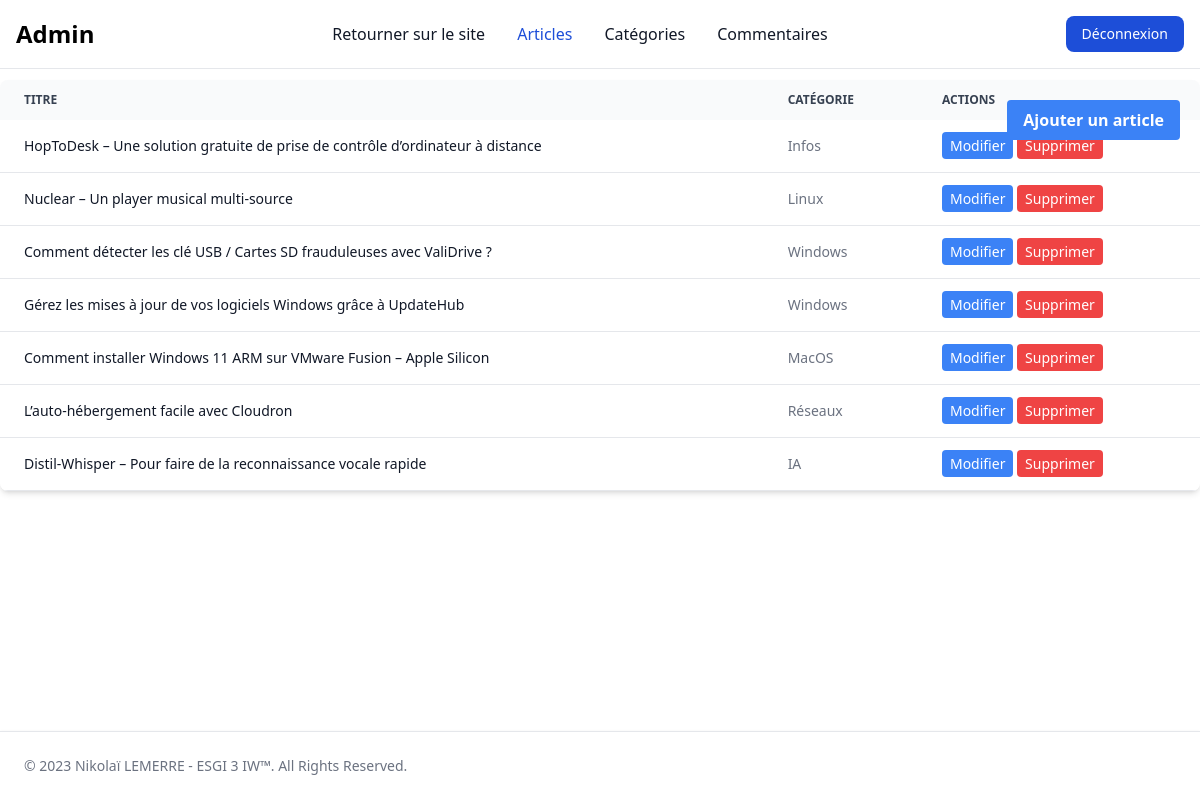
/admin/index (signed in), run on the app's committed database.
### tables this page shows
CREATE TABLE `article` (
  `id` int(11) NOT NULL,
  `title` varchar(255) DEFAULT NULL,
  `content` text,
  `author_id` int(11) DEFAULT NULL,
  `category_id` int(11) DEFAULT NULL
);

CREATE TABLE `categories` (
  `id` int(11) NOT NULL,
  `libelle` varchar(255) DEFAULT NULL
);

### controllers/AdminController.php (called while the page is built, shortened)
<?php
include_once "model/engine/CategorieEngine.php";
class AdminController
{
    public function renderAdmin()
    {
        $articles = new \controllers\ArticlesController();
        $_SESSION['articles'] = $articles->showAllInObject();
        include_once("views/admin/index.php");
    }
}

### model/Articles.php (called while the page is built, shortened)
<?php
include_once "model/engine/ArticlesEngine.php";
class Articles
{
    private $id;
    private $title;
    private $category_id;
    public function __construct($id)
    {
        $query = new ArticlesEngine();
        $article = $query->getArticleById($id);
        $this->id = $article['id'];
        $this->title = $article['title'];
        $this->category_id = $article['category_id'];
    }
    public function getId(): mixed
    {
        return $this->id;
    }
    public function getTitle(): mixed
    {
        return $this->title;
    }
    public function getCategory(): string
    {
        $query = new CategorieEngine();
        $category = $query->getCategorie($this->category_id);
        return $category['libelle'];
    }
}

### model/engine/ArticlesEngine.php (called while the page is built, shortened)
<?php
class ArticlesEngine
{
    public function getArticles()
    {
        $bdd = new DbController();
        $bdd = $bdd->dbConnect();
        $req = $bdd->prepare("SELECT article.*, admin.username FROM article JOIN admin on article.author_id = admin.id;");
        $req->execute();
        $articles = $req->fetchAll();
        return $articles;
    }
    public function getArticleById($id)
    {
        $bdd = new DbController();
        $bdd = $bdd->dbConnect();
        $req = $bdd->prepare("SELECT article.*, admin.username FROM article JOIN admin on article.author_id = admin.id WHERE article.id = :id;");
        $req->execute(array(
            'id' => $id
        ));
        $article = $req->fetch();
        return $article;
    }
}

### controllers/ArticlesController.php (called while the page is built, shortened)
<?php
require_once 'model/engine/ArticlesEngine.php';
require_once 'model/Articles.php';
class ArticlesController
{
    public function showAllInObject()
    {
        $articles = new \model\engine\ArticlesEngine();
        $articles = $articles->getArticles();
        return array_map(function ($article) {
            return new \model\Articles($article['id']);
        }, $articles);
    }
}

### model/engine/CategorieEngine.php (called while the page is built, shortened)
<?php
class CategorieEngine
{
    public function getCategorie($id)
    {
        $bdd = new DbController();
        $bdd = $bdd->dbConnect();
        $req = $bdd->prepare('SELECT * FROM categories WHERE id = :id');
        $req->execute(array('id' => $id));
        $categorie = $req->fetch();
        return $categorie;
    }
}

### views/admin/index.php (the view, shortened to what this page needs)
<div class="bg-white dark:bg-gray-800 rounded-lg shadow-md mt-20 mb-20 relative overflow-x-auto">
    <a href="/admin/article/add"
       class="absolute top-0 right-0 bg-blue-500 hover:bg-blue-700 text-white font-bold py-2 px-4 rounded m-5">Ajouter
        un article</a>
    <table class="w-full text-sm text-left rtl:text-right text-gray-500 dark:text-gray-400">
        <thead class="text-xs text-gray-700 uppercase bg-gray-50 dark:bg-gray-700 dark:text-gray-400">
        <tr>
            <th class="px-6 py-3">Titre</th>
            <th class="px-6 py-3">Catégorie</th>
            <th class="px-6 py-3">Actions</th>
        </tr>
        </thead>
        <tbody>
        <?php foreach ($_SESSION['articles'] as $articles) { ?>
            <tr class="bg-white border-b dark:bg-gray-800 dark:border-gray-700">
                <td class="px-6 py-4 font-medium text-gray-900 whitespace-nowrap dark:text-white"><?php echo $articles->getTitle(); ?></td>
                <td class="px-6 py-4"><?php echo $articles->getCategory() ?></td>
                <td class="px-6 py-4">
                    <a href="/admin/article/edit?id=<?php echo $articles->Getid(); ?>"
                       class="text-sm bg-blue-500 hover:bg-blue-700 text-white py-1 px-2 rounded focus:outline-none focus:shadow-outline">Modifier</a>
                    <a href="/admin/article/delete?id=<?php echo $articles->Getid(); ?>"
                       class="text-sm bg-red-500 hover:bg-red-700 text-white py-1 px-2 rounded focus:outline-none focus:shadow-outline">Supprimer</a>
                </td>
            </tr>
        <?php } ?>
        </tbody>
    </table>
</div>

### data on the page
article: title "HopToDesk – Une solution gratuite de prise de contrôle d’ordinateur à distance", category.libelle "Infos"
article: title "Nuclear – Un player musical multi-source", category.libelle "Linux"
article: title "Comment détecter les clé USB / Cartes SD frauduleuses avec ValiDrive ?", category.libelle "Windows"
article: title "Gérez les mises à jour de vos logiciels Windows grâce à UpdateHub", category.libelle "Windows"
article: title "Comment installer Windows 11 ARM sur VMware Fusion – Apple Silicon", category.libelle "MacOS"
article: title "L’auto-hébergement facile avec Cloudron", category.libelle "Réseaux"
article: title "Distil-Whisper – Pour faire de la reconnaissance vocale rapide", category.libelle "IA"
